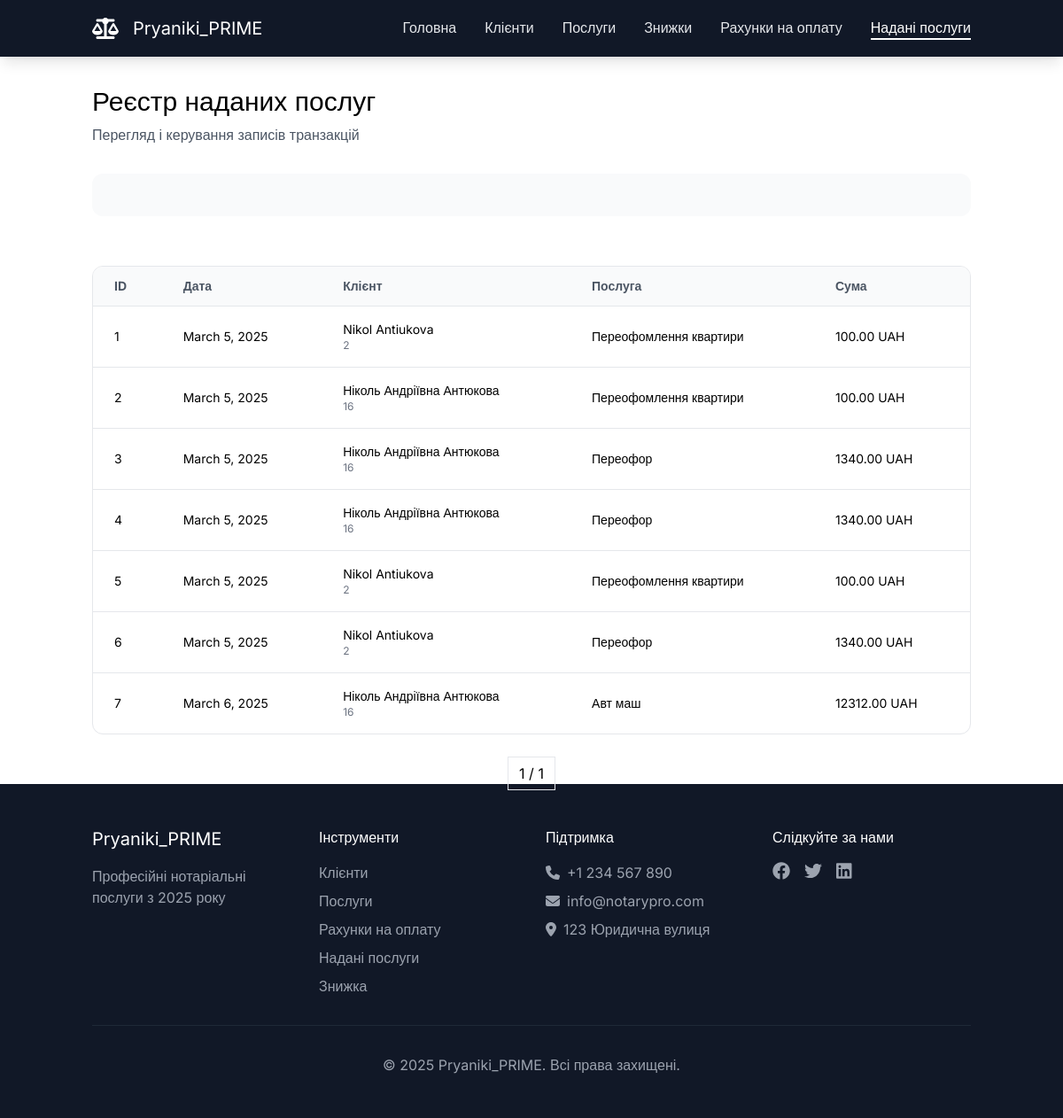
Page /provided_services (signed in) on the committed database.
### RealAgency/models.py (models this page shows)
class ProvidedService(models.Model):
    invoice = models.ForeignKey(Invoice, on_delete=models.CASCADE)
    service = models.ForeignKey(Service, on_delete=models.CASCADE)
    amount = models.IntegerField()
    price = models.DecimalField(max_digits=19, decimal_places=2)
    pdv = models.IntegerField()
    total_no_pdv = models.DecimalField(max_digits=19, decimal_places=2)
    total_pdv = models.DecimalField(max_digits=19, decimal_places=2)

class Invoice(models.Model):
    client = models.ForeignKey(Client, on_delete=models.CASCADE)
    date = models.DateField()
    code = models.CharField(max_length=255)
    invoice_file_path = models.CharField(max_length=255)
    commission = models.IntegerField()
    discount = models.IntegerField()
    pdv = models.IntegerField()
    commission_amount_no_pdv = models.DecimalField(max_digits=19, decimal_places=2)
    services_total_no_pdv = models.DecimalField(max_digits=19, decimal_places=2)
    total_no_pdv = models.DecimalField(max_digits=19, decimal_places=2)
    total_pdv = models.DecimalField(max_digits=19, decimal_places=2)

class Client(models.Model):
    client_type = models.ForeignKey(ClientType, on_delete=models.CASCADE)
    name = models.CharField(max_length=255)
    address = models.CharField(max_length=255)
    phone = models.CharField(max_length=255)
    email = models.CharField(max_length=255)
    passport_id = models.CharField(max_length=255, null=True, blank=True)
    iin = models.CharField(max_length=255, null=True, blank=True)
    edrpou = models.CharField(max_length=255, null=True, blank=True)

class Service(models.Model):
    name = models.CharField(max_length=255)
    description = models.CharField(max_length=255)
    unit = models.CharField(max_length=255)
    price = models.DecimalField(max_digits=19, decimal_places=2)

### RealAgency/views.py (the view)
        def _wrapped_view(request, *args, **kwargs):
            if not request.user.is_authenticated:
                return redirect('login')
            if not any(group.name in roles for group in request.user.groups.all()):
                raise PermissionDenied("You are not permitted to perform this action.")
            return view_func(request, *args, **kwargs)

### RealAgency/views.py (called while the page is built)
def role_required(roles):
    def decorator(view_func):
        def _wrapped_view(request, *args, **kwargs):
            if not request.user.is_authenticated:
                return redirect('login')
            if not any(group.name in roles for group in request.user.groups.all()):
                raise PermissionDenied("You are not permitted to perform this action.")
            return view_func(request, *args, **kwargs)
        return _wrapped_view
    return decorator

@role_required(['Manager', 'Notary'])
def provided_services(request):
    provided_services_list = ProvidedService.objects.all().order_by('id')
    paginator = Paginator(provided_services_list, 15)
    page_number = request.GET.get('page')
    page_obj = paginator.get_page(page_number)
    return render(request, 'provided_services/main.html', {'provided_services': page_obj})

### templates/provided_services/main.html (shortened to what this page needs)
{% extends "base.html" %}
{% block content %}
    <main id="main" class="pt-24">
        <div class="container mx-auto px-4">
            <div id="page-header" class="mb-8">
                <h1 class="text-3xl mb-2">Реєстр наданих послуг</h1>
                <p class="text-neutral-600">Перегляд і керування записів транзакцій</p>
            </div>
            <div id="filters" class="bg-neutral-50 p-6 rounded-xl mb-8">
            </div>
            <div id="transactions-table" class="bg-white rounded-xl border border-neutral-200 overflow-hidden">
                <table class="w-full">
                    <thead class="bg-neutral-50 border-b border-neutral-200">
                        <tr>
                            <th class="px-6 py-3 text-left text-sm text-neutral-600">ID</th>
                            <th class="px-6 py-3 text-left text-sm text-neutral-600">Дата</th>
                            <th class="px-6 py-3 text-left text-sm text-neutral-600">Клієнт</th>
                            <th class="px-6 py-3 text-left text-sm text-neutral-600">Послуга</th>
                            <th class="px-6 py-3 text-left text-sm text-neutral-600">Сума</th>
                        </tr>
                    </thead>
                    <tbody class="divide-y divide-neutral-200">
                        {% for provided_service in provided_services %}
                        <tr class="hover:bg-neutral-50">
                            <td class="px-6 py-4 text-sm"> {{ provided_service.id }} </td>
                            <td class="px-6 py-4 text-sm"> {{ provided_service.invoice.date }}</td>
                            <td class="px-6 py-4">
                                <div class="flex items-center">
                                    <div>
                                        <div class="text-sm">{{ provided_service.invoice.client.name }}</div>
                                        <div class="text-xs text-neutral-500">{{ provided_service.invoice.client.id }}</div>
                                    </div>
                                </div>
                            </td>
                            <td class="px-6 py-4 text-sm">{{ provided_service.service.name }}</td>
                            <td class="px-6 py-4 text-sm">{{ provided_service.price }} UAH</td>
                        </tr>
                        {% endfor %}
                    </tbody>
                </table>
            </div>
            <div class="flex justify-center mt-8">
                <div class="pagination">
                    <span class="px-3 py-2 border">{{ provided_services.number }} / {{ provided_services.paginator.num_pages }}</span>
                </div>
            </div>
        </div>
    </main>
{% endblock %}

### templates/base.html (style rules this page uses)
* { font-family: "Inter", sans-serif; }

### rows in the picture
ProvidedService: id "1", invoice "March 5, 2025", invoice.client.name "Nikol Antiukova", invoice.client.id "2", service.name "Переофомлення квартири", price "100.00"
ProvidedService: id "2", invoice "March 5, 2025", invoice.client.name "Ніколь Андріївна Антюкова", invoice.client.id "16", service.name "Переофомлення квартири", price "100.00"
ProvidedService: id "3", invoice "March 5, 2025", invoice.client.name "Ніколь Андріївна Антюкова", invoice.client.id "16", service.name "Переофор", price "1340.00"
ProvidedService: id "4", invoice "March 5, 2025", invoice.client.name "Ніколь Андріївна Антюкова", invoice.client.id "16", service.name "Переофор", price "1340.00"
ProvidedService: id "5", invoice "March 5, 2025", invoice.client.name "Nikol Antiukova", invoice.client.id "2", service.name "Переофомлення квартири", price "100.00"
ProvidedService: id "6", invoice "March 5, 2025", invoice.client.name "Nikol Antiukova", invoice.client.id "2", service.name "Переофор", price "1340.00"
ProvidedService: id "7", invoice "March 6, 2025", invoice.client.name "Ніколь Андріївна Антюкова", invoice.client.id "16", service.name "Авт маш", price "12312.00"

### other values in the picture
{{ provided_services.number }} "1"
{{ provided_services.paginator.num_pages }} "1"
